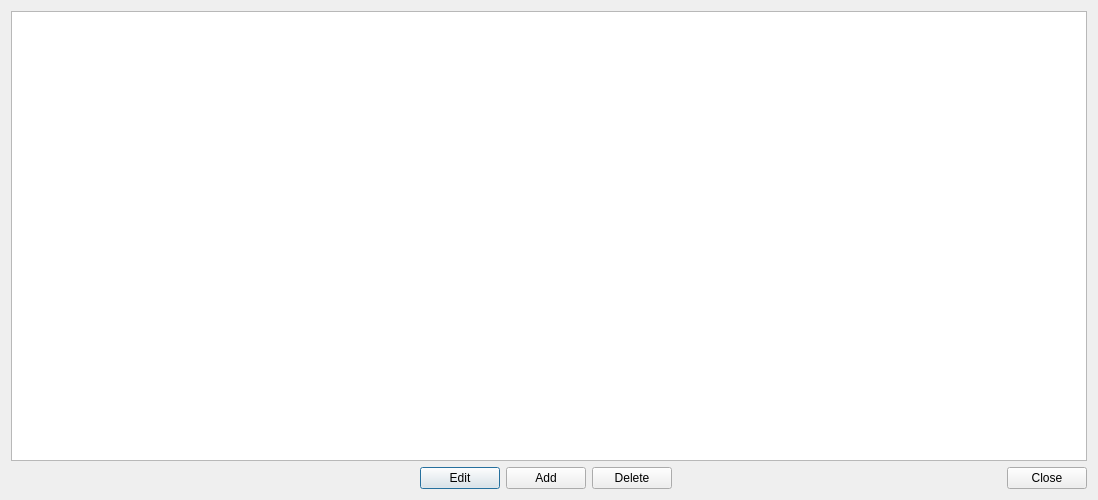
<?xml version="1.0" encoding="UTF-8"?>
<ui version="4.0">
 <class>ViewCatchDialog</class>
 <widget class="QDialog" name="ViewCatchDialog">
  <property name="geometry">
   <rect>
    <x>0</x>
    <y>0</y>
    <width>1098</width>
    <height>500</height>
   </rect>
  </property>
  <property name="windowTitle">
   <string>Dialog</string>
  </property>
  <layout class="QVBoxLayout" name="verticalLayout">
   <item>
    <widget class="QTableView" name="catchTable"/>
   </item>
   <item>
    <layout class="QHBoxLayout" name="horizontalLayout">
     <item>
      <spacer name="horizontalSpacer">
       <property name="orientation">
        <enum>Qt::Horizontal</enum>
       </property>
       <property name="sizeHint" stdset="0">
        <size>
         <width>40</width>
         <height>20</height>
        </size>
       </property>
      </spacer>
     </item>
     <item>
      <widget class="QPushButton" name="editButton">
       <property name="text">
        <string>Edit</string>
       </property>
      </widget>
     </item>
     <item>
      <widget class="QPushButton" name="addButton">
       <property name="text">
        <string>Add</string>
       </property>
      </widget>
     </item>
     <item>
      <widget class="QPushButton" name="deleteButton">
       <property name="text">
        <string>Delete</string>
       </property>
      </widget>
     </item>
     <item>
      <widget class="QDialogButtonBox" name="buttonBox">
       <property name="orientation">
        <enum>Qt::Horizontal</enum>
       </property>
       <property name="standardButtons">
        <set>QDialogButtonBox::Close</set>
       </property>
      </widget>
     </item>
    </layout>
   </item>
  </layout>
 </widget>
 <resources/>
 <connections>
  <connection>
   <sender>buttonBox</sender>
   <signal>accepted()</signal>
   <receiver>ViewCatchDialog</receiver>
   <slot>accept()</slot>
   <hints>
    <hint type="sourcelabel">
     <x>248</x>
     <y>254</y>
    </hint>
    <hint type="destinationlabel">
     <x>157</x>
     <y>274</y>
    </hint>
   </hints>
  </connection>
  <connection>
   <sender>buttonBox</sender>
   <signal>rejected()</signal>
   <receiver>ViewCatchDialog</receiver>
   <slot>reject()</slot>
   <hints>
    <hint type="sourcelabel">
     <x>316</x>
     <y>260</y>
    </hint>
    <hint type="destinationlabel">
     <x>286</x>
     <y>274</y>
    </hint>
   </hints>
  </connection>
 </connections>
</ui>
